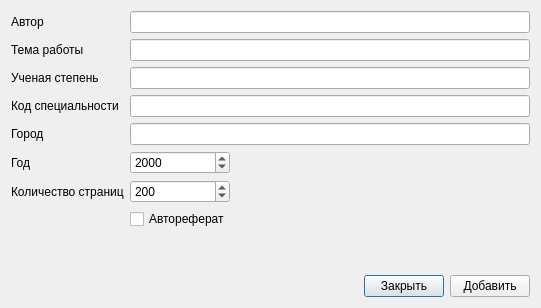
<?xml version="1.0" encoding="UTF-8"?>
<ui version="4.0">
 <class>RefDissertationDialog</class>
 <widget class="QDialog" name="RefDissertationDialog">
  <property name="geometry">
   <rect>
    <x>0</x>
    <y>0</y>
    <width>566</width>
    <height>320</height>
   </rect>
  </property>
  <property name="windowTitle">
   <string>biblref - Диссертация</string>
  </property>
  <layout class="QVBoxLayout" name="verticalLayout">
   <property name="sizeConstraint">
    <enum>QLayout::SetFixedSize</enum>
   </property>
   <item>
    <layout class="QGridLayout" name="gridLayout">
     <item row="5" column="1">
      <layout class="QHBoxLayout" name="horizontalLayout_3">
       <item>
        <widget class="QSpinBox" name="spinBox_year">
         <property name="minimumSize">
          <size>
           <width>100</width>
           <height>0</height>
          </size>
         </property>
         <property name="maximumSize">
          <size>
           <width>100</width>
           <height>16777215</height>
          </size>
         </property>
         <property name="maximum">
          <number>3000</number>
         </property>
         <property name="value">
          <number>2000</number>
         </property>
        </widget>
       </item>
       <item>
        <spacer name="horizontalSpacer_3">
         <property name="orientation">
          <enum>Qt::Horizontal</enum>
         </property>
         <property name="sizeHint" stdset="0">
          <size>
           <width>40</width>
           <height>20</height>
          </size>
         </property>
        </spacer>
       </item>
      </layout>
     </item>
     <item row="4" column="0">
      <widget class="QLabel" name="label_5">
       <property name="text">
        <string>Город</string>
       </property>
      </widget>
     </item>
     <item row="6" column="0">
      <widget class="QLabel" name="label_7">
       <property name="text">
        <string>Количество страниц</string>
       </property>
      </widget>
     </item>
     <item row="5" column="0">
      <widget class="QLabel" name="label_6">
       <property name="text">
        <string>Год</string>
       </property>
      </widget>
     </item>
     <item row="1" column="0">
      <widget class="QLabel" name="label">
       <property name="text">
        <string>Тема работы</string>
       </property>
      </widget>
     </item>
     <item row="4" column="1">
      <widget class="QLineEdit" name="lineEdit_city">
       <property name="minimumSize">
        <size>
         <width>400</width>
         <height>0</height>
        </size>
       </property>
      </widget>
     </item>
     <item row="0" column="0">
      <widget class="QLabel" name="label_3">
       <property name="text">
        <string>Автор</string>
       </property>
      </widget>
     </item>
     <item row="0" column="1">
      <widget class="QLineEdit" name="lineEdit_author">
       <property name="minimumSize">
        <size>
         <width>400</width>
         <height>0</height>
        </size>
       </property>
       <property name="toolTip">
        <string>Разделитель инициалов - пробел.
Пример: А. А. Петров</string>
       </property>
      </widget>
     </item>
     <item row="2" column="0">
      <widget class="QLabel" name="label_2">
       <property name="text">
        <string>Ученая степень</string>
       </property>
      </widget>
     </item>
     <item row="2" column="1">
      <widget class="QLineEdit" name="lineEdit_academicdeg">
       <property name="minimumSize">
        <size>
         <width>400</width>
         <height>0</height>
        </size>
       </property>
      </widget>
     </item>
     <item row="3" column="1">
      <widget class="QLineEdit" name="lineEdit_speccode">
       <property name="minimumSize">
        <size>
         <width>400</width>
         <height>0</height>
        </size>
       </property>
      </widget>
     </item>
     <item row="3" column="0">
      <widget class="QLabel" name="label_4">
       <property name="text">
        <string>Код специальности</string>
       </property>
      </widget>
     </item>
     <item row="1" column="1">
      <widget class="QLineEdit" name="lineEdit_title">
       <property name="minimumSize">
        <size>
         <width>400</width>
         <height>0</height>
        </size>
       </property>
      </widget>
     </item>
     <item row="6" column="1">
      <layout class="QHBoxLayout" name="horizontalLayout_5">
       <item>
        <widget class="QSpinBox" name="spinBox_pages">
         <property name="minimumSize">
          <size>
           <width>100</width>
           <height>0</height>
          </size>
         </property>
         <property name="maximumSize">
          <size>
           <width>100</width>
           <height>16777215</height>
          </size>
         </property>
         <property name="minimum">
          <number>1</number>
         </property>
         <property name="maximum">
          <number>1000000</number>
         </property>
         <property name="value">
          <number>200</number>
         </property>
        </widget>
       </item>
       <item>
        <spacer name="horizontalSpacer_5">
         <property name="orientation">
          <enum>Qt::Horizontal</enum>
         </property>
         <property name="sizeHint" stdset="0">
          <size>
           <width>40</width>
           <height>20</height>
          </size>
         </property>
        </spacer>
       </item>
      </layout>
     </item>
     <item row="7" column="1">
      <widget class="QCheckBox" name="checkBox_authabstract">
       <property name="text">
        <string>Автореферат</string>
       </property>
      </widget>
     </item>
    </layout>
   </item>
   <item>
    <spacer name="verticalSpacer">
     <property name="orientation">
      <enum>Qt::Vertical</enum>
     </property>
     <property name="sizeHint" stdset="0">
      <size>
       <width>20</width>
       <height>40</height>
      </size>
     </property>
    </spacer>
   </item>
   <item>
    <layout class="QHBoxLayout" name="horizontalLayout">
     <item>
      <spacer name="horizontalSpacer">
       <property name="orientation">
        <enum>Qt::Horizontal</enum>
       </property>
       <property name="sizeHint" stdset="0">
        <size>
         <width>40</width>
         <height>20</height>
        </size>
       </property>
      </spacer>
     </item>
     <item>
      <widget class="QPushButton" name="pushButton_close">
       <property name="text">
        <string>Закрыть</string>
       </property>
      </widget>
     </item>
     <item>
      <widget class="QPushButton" name="pushButton_add">
       <property name="text">
        <string>Добавить</string>
       </property>
      </widget>
     </item>
    </layout>
   </item>
  </layout>
 </widget>
 <tabstops>
  <tabstop>lineEdit_author</tabstop>
  <tabstop>lineEdit_title</tabstop>
  <tabstop>lineEdit_academicdeg</tabstop>
  <tabstop>lineEdit_speccode</tabstop>
  <tabstop>lineEdit_city</tabstop>
  <tabstop>spinBox_year</tabstop>
  <tabstop>spinBox_pages</tabstop>
  <tabstop>checkBox_authabstract</tabstop>
  <tabstop>pushButton_add</tabstop>
  <tabstop>pushButton_close</tabstop>
 </tabstops>
 <resources/>
 <connections>
  <connection>
   <sender>pushButton_close</sender>
   <signal>clicked()</signal>
   <receiver>RefDissertationDialog</receiver>
   <slot>hide()</slot>
   <hints>
    <hint type="sourcelabel">
     <x>476</x>
     <y>463</y>
    </hint>
    <hint type="destinationlabel">
     <x>363</x>
     <y>254</y>
    </hint>
   </hints>
  </connection>
 </connections>
</ui>
